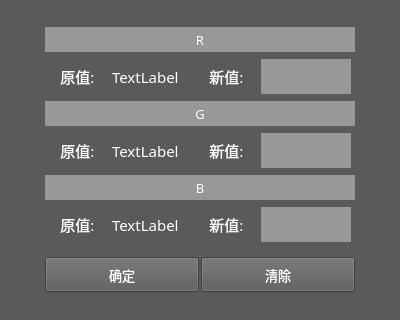
<?xml version="1.0" encoding="UTF-8"?>
<ui version="4.0">
 <class>newColor</class>
 <widget class="QWidget" name="newColor">
  <property name="geometry">
   <rect>
    <x>0</x>
    <y>0</y>
    <width>400</width>
    <height>320</height>
   </rect>
  </property>
  <property name="windowTitle">
   <string>Form</string>
  </property>
  <property name="styleSheet">
   <string notr="true">background-color: rgb(90, 90, 90);</string>
  </property>
  <layout class="QGridLayout" name="gridLayout">
   <item row="0" column="0">
    <layout class="QVBoxLayout" name="verticalLayout">
     <property name="spacing">
      <number>2</number>
     </property>
     <item>
      <widget class="QLabel" name="label_10">
       <property name="minimumSize">
        <size>
         <width>0</width>
         <height>25</height>
        </size>
       </property>
       <property name="maximumSize">
        <size>
         <width>16777215</width>
         <height>25</height>
        </size>
       </property>
       <property name="font">
        <font>
         <family>黑体</family>
         <pointsize>10</pointsize>
        </font>
       </property>
       <property name="styleSheet">
        <string notr="true">background-color: rgb(152, 152, 152);
color: rgb(255, 255, 255);</string>
       </property>
       <property name="text">
        <string>R</string>
       </property>
       <property name="alignment">
        <set>Qt::AlignCenter</set>
       </property>
      </widget>
     </item>
     <item>
      <layout class="QHBoxLayout" name="horizontalLayout">
       <property name="rightMargin">
        <number>4</number>
       </property>
       <item>
        <widget class="QLabel" name="label">
         <property name="minimumSize">
          <size>
           <width>65</width>
           <height>45</height>
          </size>
         </property>
         <property name="maximumSize">
          <size>
           <width>65</width>
           <height>45</height>
          </size>
         </property>
         <property name="font">
          <font>
           <family>黑体</family>
           <pointsize>11</pointsize>
          </font>
         </property>
         <property name="styleSheet">
          <string notr="true">color: rgb(255, 255, 255);</string>
         </property>
         <property name="text">
          <string>原值:</string>
         </property>
         <property name="alignment">
          <set>Qt::AlignCenter</set>
         </property>
        </widget>
       </item>
       <item>
        <widget class="QLabel" name="label_2">
         <property name="minimumSize">
          <size>
           <width>80</width>
           <height>45</height>
          </size>
         </property>
         <property name="maximumSize">
          <size>
           <width>80</width>
           <height>45</height>
          </size>
         </property>
         <property name="font">
          <font>
           <family>黑体</family>
           <pointsize>11</pointsize>
          </font>
         </property>
         <property name="styleSheet">
          <string notr="true">color: rgb(255, 255, 255);</string>
         </property>
         <property name="text">
          <string>TextLabel</string>
         </property>
         <property name="alignment">
          <set>Qt::AlignLeading|Qt::AlignLeft|Qt::AlignVCenter</set>
         </property>
        </widget>
       </item>
       <item>
        <widget class="QLabel" name="label_3">
         <property name="minimumSize">
          <size>
           <width>65</width>
           <height>45</height>
          </size>
         </property>
         <property name="maximumSize">
          <size>
           <width>65</width>
           <height>45</height>
          </size>
         </property>
         <property name="font">
          <font>
           <family>黑体</family>
           <pointsize>11</pointsize>
          </font>
         </property>
         <property name="styleSheet">
          <string notr="true">color: rgb(255, 255, 255);</string>
         </property>
         <property name="text">
          <string>新值:</string>
         </property>
         <property name="alignment">
          <set>Qt::AlignCenter</set>
         </property>
        </widget>
       </item>
       <item>
        <widget class="QLineEdit" name="lineEdit">
         <property name="minimumSize">
          <size>
           <width>90</width>
           <height>35</height>
          </size>
         </property>
         <property name="maximumSize">
          <size>
           <width>80</width>
           <height>35</height>
          </size>
         </property>
         <property name="font">
          <font>
           <family>Adobe 黑体 Std R</family>
           <pointsize>10</pointsize>
          </font>
         </property>
         <property name="styleSheet">
          <string notr="true">background-color: rgb(152, 152, 152);
color: rgb(255, 255, 255);</string>
         </property>
         <property name="frame">
          <bool>false</bool>
         </property>
        </widget>
       </item>
      </layout>
     </item>
     <item>
      <widget class="QLabel" name="label_11">
       <property name="minimumSize">
        <size>
         <width>0</width>
         <height>25</height>
        </size>
       </property>
       <property name="maximumSize">
        <size>
         <width>16777215</width>
         <height>25</height>
        </size>
       </property>
       <property name="font">
        <font>
         <family>黑体</family>
         <pointsize>10</pointsize>
        </font>
       </property>
       <property name="styleSheet">
        <string notr="true">background-color: rgb(152, 152, 152);
color: rgb(255, 255, 255);</string>
       </property>
       <property name="text">
        <string>G</string>
       </property>
       <property name="alignment">
        <set>Qt::AlignCenter</set>
       </property>
      </widget>
     </item>
     <item>
      <layout class="QHBoxLayout" name="horizontalLayout_2">
       <property name="rightMargin">
        <number>4</number>
       </property>
       <item>
        <widget class="QLabel" name="label_4">
         <property name="minimumSize">
          <size>
           <width>65</width>
           <height>45</height>
          </size>
         </property>
         <property name="maximumSize">
          <size>
           <width>65</width>
           <height>45</height>
          </size>
         </property>
         <property name="font">
          <font>
           <family>黑体</family>
           <pointsize>11</pointsize>
          </font>
         </property>
         <property name="styleSheet">
          <string notr="true">color: rgb(255, 255, 255);</string>
         </property>
         <property name="text">
          <string>原值:</string>
         </property>
         <property name="alignment">
          <set>Qt::AlignCenter</set>
         </property>
        </widget>
       </item>
       <item>
        <widget class="QLabel" name="label_5">
         <property name="minimumSize">
          <size>
           <width>80</width>
           <height>45</height>
          </size>
         </property>
         <property name="maximumSize">
          <size>
           <width>80</width>
           <height>45</height>
          </size>
         </property>
         <property name="font">
          <font>
           <family>黑体</family>
           <pointsize>11</pointsize>
          </font>
         </property>
         <property name="styleSheet">
          <string notr="true">color: rgb(255, 255, 255);</string>
         </property>
         <property name="text">
          <string>TextLabel</string>
         </property>
         <property name="alignment">
          <set>Qt::AlignLeading|Qt::AlignLeft|Qt::AlignVCenter</set>
         </property>
        </widget>
       </item>
       <item>
        <widget class="QLabel" name="label_6">
         <property name="minimumSize">
          <size>
           <width>65</width>
           <height>45</height>
          </size>
         </property>
         <property name="maximumSize">
          <size>
           <width>65</width>
           <height>45</height>
          </size>
         </property>
         <property name="font">
          <font>
           <family>黑体</family>
           <pointsize>11</pointsize>
          </font>
         </property>
         <property name="styleSheet">
          <string notr="true">color: rgb(255, 255, 255);</string>
         </property>
         <property name="text">
          <string>新值:</string>
         </property>
         <property name="alignment">
          <set>Qt::AlignCenter</set>
         </property>
        </widget>
       </item>
       <item>
        <widget class="QLineEdit" name="lineEdit_2">
         <property name="minimumSize">
          <size>
           <width>90</width>
           <height>35</height>
          </size>
         </property>
         <property name="maximumSize">
          <size>
           <width>80</width>
           <height>35</height>
          </size>
         </property>
         <property name="font">
          <font>
           <family>Adobe 黑体 Std R</family>
           <pointsize>10</pointsize>
          </font>
         </property>
         <property name="styleSheet">
          <string notr="true">background-color: rgb(152, 152, 152);
color: rgb(255, 255, 255);</string>
         </property>
         <property name="frame">
          <bool>false</bool>
         </property>
        </widget>
       </item>
      </layout>
     </item>
     <item>
      <widget class="QLabel" name="label_12">
       <property name="minimumSize">
        <size>
         <width>0</width>
         <height>25</height>
        </size>
       </property>
       <property name="maximumSize">
        <size>
         <width>16777215</width>
         <height>25</height>
        </size>
       </property>
       <property name="font">
        <font>
         <family>黑体</family>
         <pointsize>10</pointsize>
        </font>
       </property>
       <property name="styleSheet">
        <string notr="true">background-color: rgb(152, 152, 152);
color: rgb(255, 255, 255);</string>
       </property>
       <property name="text">
        <string>B</string>
       </property>
       <property name="alignment">
        <set>Qt::AlignCenter</set>
       </property>
      </widget>
     </item>
     <item>
      <layout class="QHBoxLayout" name="horizontalLayout_3">
       <property name="rightMargin">
        <number>4</number>
       </property>
       <item>
        <widget class="QLabel" name="label_7">
         <property name="minimumSize">
          <size>
           <width>65</width>
           <height>45</height>
          </size>
         </property>
         <property name="maximumSize">
          <size>
           <width>65</width>
           <height>45</height>
          </size>
         </property>
         <property name="font">
          <font>
           <family>黑体</family>
           <pointsize>11</pointsize>
          </font>
         </property>
         <property name="styleSheet">
          <string notr="true">color: rgb(255, 255, 255);</string>
         </property>
         <property name="text">
          <string>原值:</string>
         </property>
         <property name="alignment">
          <set>Qt::AlignCenter</set>
         </property>
        </widget>
       </item>
       <item>
        <widget class="QLabel" name="label_8">
         <property name="minimumSize">
          <size>
           <width>80</width>
           <height>45</height>
          </size>
         </property>
         <property name="maximumSize">
          <size>
           <width>80</width>
           <height>45</height>
          </size>
         </property>
         <property name="font">
          <font>
           <family>黑体</family>
           <pointsize>11</pointsize>
          </font>
         </property>
         <property name="styleSheet">
          <string notr="true">color: rgb(255, 255, 255);</string>
         </property>
         <property name="text">
          <string>TextLabel</string>
         </property>
         <property name="alignment">
          <set>Qt::AlignLeading|Qt::AlignLeft|Qt::AlignVCenter</set>
         </property>
        </widget>
       </item>
       <item>
        <widget class="QLabel" name="label_9">
         <property name="minimumSize">
          <size>
           <width>65</width>
           <height>45</height>
          </size>
         </property>
         <property name="maximumSize">
          <size>
           <width>65</width>
           <height>45</height>
          </size>
         </property>
         <property name="font">
          <font>
           <family>黑体</family>
           <pointsize>11</pointsize>
          </font>
         </property>
         <property name="styleSheet">
          <string notr="true">color: rgb(255, 255, 255);</string>
         </property>
         <property name="text">
          <string>新值:</string>
         </property>
         <property name="alignment">
          <set>Qt::AlignCenter</set>
         </property>
        </widget>
       </item>
       <item>
        <widget class="QLineEdit" name="lineEdit_3">
         <property name="minimumSize">
          <size>
           <width>90</width>
           <height>35</height>
          </size>
         </property>
         <property name="maximumSize">
          <size>
           <width>80</width>
           <height>35</height>
          </size>
         </property>
         <property name="font">
          <font>
           <family>Adobe 黑体 Std R</family>
           <pointsize>10</pointsize>
          </font>
         </property>
         <property name="styleSheet">
          <string notr="true">background-color: rgb(152, 152, 152);
color: rgb(255, 255, 255);</string>
         </property>
         <property name="frame">
          <bool>false</bool>
         </property>
        </widget>
       </item>
      </layout>
     </item>
     <item>
      <layout class="QHBoxLayout" name="horizontalLayout_4">
       <property name="topMargin">
        <number>8</number>
       </property>
       <item>
        <widget class="QPushButton" name="pushButton">
         <property name="minimumSize">
          <size>
           <width>0</width>
           <height>25</height>
          </size>
         </property>
         <property name="maximumSize">
          <size>
           <width>16777215</width>
           <height>35</height>
          </size>
         </property>
         <property name="font">
          <font>
           <family>黑体</family>
           <pointsize>10</pointsize>
          </font>
         </property>
         <property name="styleSheet">
          <string notr="true">color: rgb(255, 255, 255);</string>
         </property>
         <property name="text">
          <string>确定</string>
         </property>
        </widget>
       </item>
       <item>
        <widget class="QPushButton" name="pushButton_2">
         <property name="minimumSize">
          <size>
           <width>0</width>
           <height>25</height>
          </size>
         </property>
         <property name="maximumSize">
          <size>
           <width>16777215</width>
           <height>35</height>
          </size>
         </property>
         <property name="font">
          <font>
           <family>黑体</family>
           <pointsize>10</pointsize>
          </font>
         </property>
         <property name="styleSheet">
          <string notr="true">color: rgb(255, 255, 255);</string>
         </property>
         <property name="text">
          <string>清除</string>
         </property>
        </widget>
       </item>
      </layout>
     </item>
    </layout>
   </item>
  </layout>
 </widget>
 <resources/>
 <connections/>
</ui>
